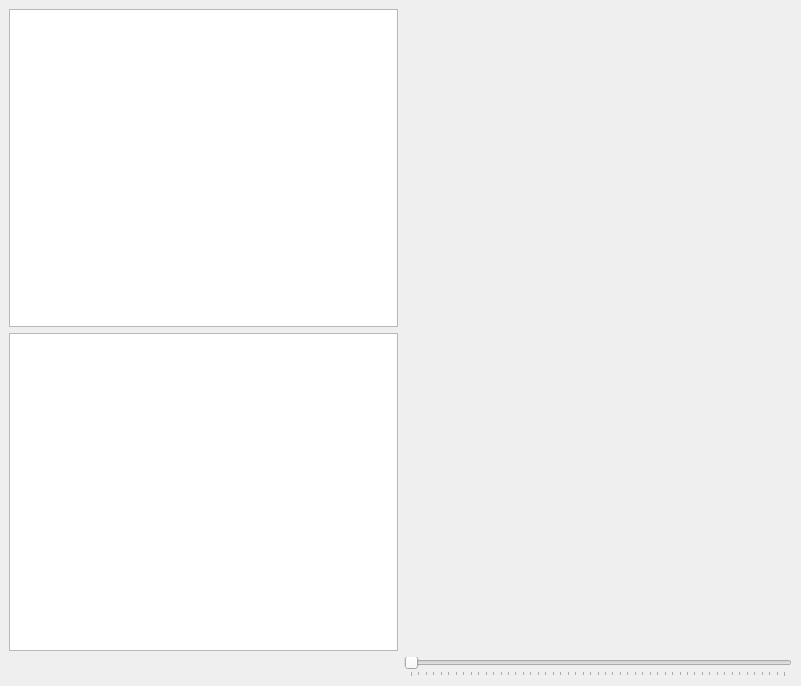
<?xml version="1.0" encoding="UTF-8"?>
<ui version="4.0">
 <class>win_plot</class>
 <widget class="QMainWindow" name="win_plot">
  <property name="geometry">
   <rect>
    <x>0</x>
    <y>0</y>
    <width>801</width>
    <height>686</height>
   </rect>
  </property>
  <property name="windowTitle">
   <string>MainWindow</string>
  </property>
  <widget class="QWidget" name="Menu">
   <property name="enabled">
    <bool>true</bool>
   </property>
   <property name="focusPolicy">
    <enum>Qt::NoFocus</enum>
   </property>
   <layout class="QGridLayout" name="gridLayout">
    <item row="0" column="0">
     <widget class="QTextEdit" name="textEditTx"/>
    </item>
    <item row="0" column="1">
     <widget class="QwtPlot" name="qwtPlotTx"/>
    </item>
    <item row="1" column="0">
     <widget class="QTextEdit" name="textEditRx"/>
    </item>
    <item row="1" column="1">
     <widget class="QwtPlot" name="qwtPlotRx"/>
    </item>
    <item row="2" column="1">
     <widget class="QSlider" name="slider">
      <property name="maximum">
       <number>5000</number>
      </property>
      <property name="orientation">
       <enum>Qt::Horizontal</enum>
      </property>
      <property name="tickPosition">
       <enum>QSlider::TicksBelow</enum>
      </property>
      <property name="tickInterval">
       <number>100</number>
      </property>
     </widget>
    </item>
   </layout>
  </widget>
 </widget>
 <customwidgets>
  <customwidget>
   <class>QwtPlot</class>
   <extends>QFrame</extends>
   <header>qwt_plot.h</header>
  </customwidget>
 </customwidgets>
 <resources/>
 <connections/>
</ui>
